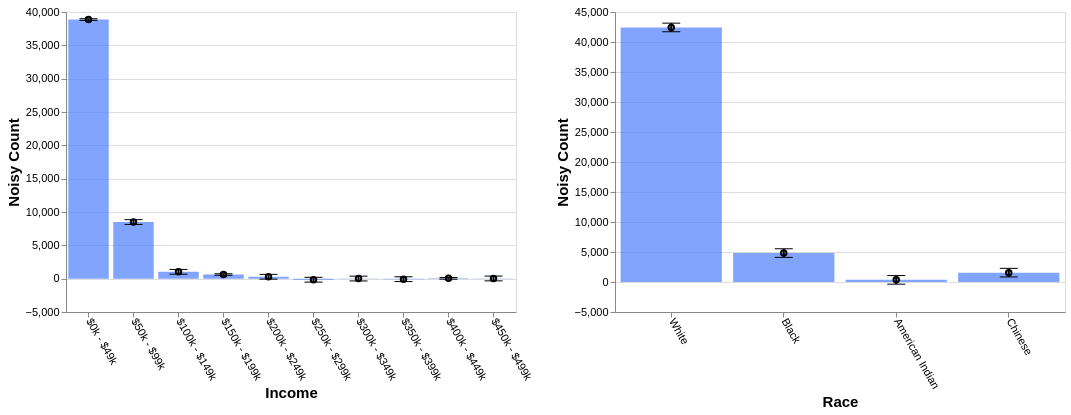

Specify this chart in Vega-Lite:
### Vega-Lite specification from a JSON file in a GitHub repository (floating-point values rounded to 4 significant figures)
{"config": {"view": {"continuousWidth": 400, "continuousHeight": 300}, "axis": {"labelFontSize": 11, "titleFontSize": 15}, "axisBottom": {"labelAngle": 60}}, "hconcat": [{"layer": [{"mark": "bar", "encoding": {"color": {"value": "transparent"}, "tooltip": [{"aggregate": "sum", "field": "noisy_count", "title": "noisy count", "type": "quantitative"}, {"aggregate": "sum", "field": "error", "title": "error", "type": "quantitative"}], "x": {"field": "income", "sort": null, "title": "Income", "type": "ordinal"}}, "height": 300, "selection": {"selector537": {"type": "interval", "encodings": ["x"]}}, "transform": [{"filter": {"selection": "selector538"}}], "width": 450}, {"mark": {"type": "bar", "color": "#4C7FFF", "opacity": 0.7}, "encoding": {"x": {"field": "income", "sort": null, "title": "Income", "type": "ordinal"}, "y": {"aggregate": "sum", "field": "noisy_count", "type": "quantitative"}}, "transform": [{"filter": {"selection": "selector538"}}]}, {"mark": {"type": "tick", "color": "black", "width": 0}, "encoding": {"x": {"field": "income", "sort": null, "title": "Income", "type": "ordinal"}, "y": {"aggregate": "sum", "field": "plus_error", "type": "quantitative"}}, "transform": [{"filter": {"selection": "selector538"}}]}, {"mark": {"type": "tick", "color": "black", "width": 0}, "encoding": {"x": {"field": "income", "sort": null, "title": "Income", "type": "ordinal"}, "y": {"aggregate": "sum", "field": "minus_error", "type": "quantitative"}}, "transform": [{"filter": {"selection": "selector538"}}]}, {"mark": {"type": "point", "color": "black"}, "encoding": {"x": {"field": "income", "sort": null, "title": "Income", "type": "ordinal"}, "y": {"aggregate": "sum", "field": "noisy_count", "title": "Noisy Count", "type": "quantitative"}}, "transform": [{"filter": {"selection": "selector538"}}]}, {"mark": {"type": "rule", "size": 2}, "encoding": {"x": {"field": "income", "sort": null, "title": "Income", "type": "ordinal"}, "y": {"aggregate": "sum", "field": "plus_error", "title": "", "type": "quantitative"}, "y2": {"aggregate": "sum", "field": "minus_error", "title": ""}}, "transform": [{"filter": {"selection": "selector538"}}]}]}, {"layer": [{"mark": "bar", "encoding": {"color": {"value": "transparent"}, "tooltip": [{"aggregate": "sum", "field": "noisy_count", "title": "noisy count", "type": "quantitative"}, {"aggregate": "sum", "field": "error", "title": "error", "type": "quantitative"}], "x": {"field": "race", "sort": null, "title": "Race", "type": "ordinal"}}, "height": 300, "selection": {"selector538": {"type": "interval", "encodings": ["x"]}}, "transform": [{"filter": {"selection": "selector537"}}], "width": 450}, {"mark": {"type": "bar", "color": "#4C7FFF", "opacity": 0.7}, "encoding": {"x": {"field": "race", "sort": null, "title": "Race", "type": "ordinal"}, "y": {"aggregate": "sum", "field": "noisy_count", "type": "quantitative"}}, "transform": [{"filter": {"selection": "selector537"}}]}, {"mark": {"type": "tick", "color": "black", "width": 0}, "encoding": {"x": {"field": "race", "sort": null, "title": "Race", "type": "ordinal"}, "y": {"aggregate": "sum", "field": "plus_error", "type": "quantitative"}}, "transform": [{"filter": {"selection": "selector537"}}]}, {"mark": {"type": "tick", "color": "black", "width": 0}, "encoding": {"x": {"field": "race", "sort": null, "title": "Race", "type": "ordinal"}, "y": {"aggregate": "sum", "field": "minus_error", "type": "quantitative"}}, "transform": [{"filter": {"selection": "selector537"}}]}, {"mark": {"type": "point", "color": "black"}, "encoding": {"x": {"field": "race", "sort": null, "title": "Race", "type": "ordinal"}, "y": {"aggregate": "sum", "field": "noisy_count", "title": "Noisy Count", "type": "quantitative"}}, "transform": [{"filter": {"selection": "selector537"}}]}, {"mark": {"type": "rule", "size": 2}, "encoding": {"x": {"field": "race", "sort": null, "title": "Race", "type": "ordinal"}, "y": {"aggregate": "sum", "field": "plus_error", "title": "", "type": "quantitative"}, "y2": {"aggregate": "sum", "field": "minus_error", "title": ""}}, "transform": [{"filter": {"selection": "selector537"}}]}]}], "data": {"name": "data-b6b19a0953e1a3695bf39d858a42e9bd"}, "$schema": "https://vega.github.io/schema/vega-lite/v4.17.0.json", "datasets": {"data-b6b19a0953e1a3695bf39d858a42e9bd": [{"income": "$0k - $49k", "race": "White", "noisy_count": 33120.0, "true_count": 33160.0, "plus_error": 33150.0, "minus_error": 33090.0, "error": 30.3}, {"income": "$0k - $49k", "race": "Black", "noisy_count": 4301.0, "true_count": 4314.0, "plus_error": 4331.0, "minus_error": 4271.0, "error": 30.3}, {"income": "$0k - $49k", "race": "American Indian", "noisy_count": 460.1, "true_count": 489.0, "plus_error": 490.4, "minus_error": 429.9, "error": 30.3}, {"income": "$0k - $49k", "race": "Chinese", "noisy_count": 988.0, "true_count": 992.0, "plus_error": 1018.0, "minus_error": 957.7, "error": 30.3}, {"income": "$50k - $99k", "race": "White", "noisy_count": 7616.0, "true_count": 7572.0, "plus_error": 7705.0, "minus_error": 7526.0, "error": 89.4}, {"income": "$50k - $99k", "race": "Black", "noisy_count": 468.6, "true_count": 547.0, "plus_error": 558.0, "minus_error": 379.1, "error": 89.4}, {"income": "$50k - $99k", "race": "American Indian", "noisy_count": 119.0, "true_count": 64.0, "plus_error": 208.4, "minus_error": 29.5, "error": 89.4}, {"income": "$50k - $99k", "race": "Chinese", "noisy_count": 290.7, "true_count": 344.0, "plus_error": 380.2, "minus_error": 201.3, "error": 89.4}, {"income": "$100k - $149k", "race": "White", "noisy_count": 801.3, "true_count": 1036.0, "plus_error": 890.8, "minus_error": 711.9, "error": 89.4}, {"income": "$100k - $149k", "race": "Black", "noisy_count": 125.6, "true_count": 45.0, "plus_error": 215.0, "minus_error": 36.1, "error": 89.4}, {"income": "$100k - $149k", "race": "American Indian", "noisy_count": -13.9, "true_count": 4.0, "plus_error": 75.5, "minus_error": -103.4, "error": 89.4}, {"income": "$100k - $149k", "race": "Chinese", "noisy_count": 115.2, "true_count": 64.0, "plus_error": 204.6, "minus_error": 25.7, "error": 89.4}, {"income": "$150k - $199k", "race": "White", "noisy_count": 565.8, "true_count": 559.0, "plus_error": 594.8, "minus_error": 536.7, "error": 29.1}, {"income": "$150k - $199k", "race": "Black", "noisy_count": -11.9, "true_count": 15.0, "plus_error": 17.2, "minus_error": -40.9, "error": 29.1}, {"income": "$150k - $199k", "race": "American Indian", "noisy_count": 33.0, "true_count": 1.0, "plus_error": 62.0, "minus_error": 3.9, "error": 29.1}, {"income": "$150k - $199k", "race": "Chinese", "noisy_count": 34.6, "true_count": 34.0, "plus_error": 63.7, "minus_error": 5.6, "error": 29.1}, {"income": "$200k - $249k", "race": "White", "noisy_count": 173.4, "true_count": 122.0, "plus_error": 262.9, "minus_error": 84.0, "error": 89.4}, {"income": "$200k - $249k", "race": "Black", "noisy_count": 51.0, "true_count": 7.0, "plus_error": 140.5, "minus_error": -38.4, "error": 89.4}, {"income": "$200k - $249k", "race": "American Indian", "noisy_count": 42.2, "true_count": 3.0, "plus_error": 131.7, "minus_error": -47.2, "error": 89.4}, {"income": "$200k - $249k", "race": "Chinese", "noisy_count": 19.4, "true_count": 5.0, "plus_error": 108.8, "minus_error": -70.0, "error": 89.4}, {"income": "$250k - $299k", "race": "White", "noisy_count": 69.9, "true_count": 43.0, "plus_error": 159.3, "minus_error": -19.6, "error": 89.4}, {"income": "$250k - $299k", "race": "Black", "noisy_count": -21.5, "true_count": 0.0, "plus_error": 68.0, "minus_error": -110.9, "error": 89.4}, {"income": "$250k - $299k", "race": "American Indian", "noisy_count": -227.0, "true_count": 0.0, "plus_error": -137.5, "minus_error": -316.4, "error": 89.4}, {"income": "$250k - $299k", "race": "Chinese", "noisy_count": 23.3, "true_count": 3.0, "plus_error": 112.8, "minus_error": -66.1, "error": 89.4}, {"income": "$300k - $349k", "race": "White", "noisy_count": -34.7, "true_count": 11.0, "plus_error": 54.7, "minus_error": -124.2, "error": 89.4}, {"income": "$300k - $349k", "race": "Black", "noisy_count": 74.9, "true_count": 1.0, "plus_error": 164.4, "minus_error": -14.5, "error": 89.4}, {"income": "$300k - $349k", "race": "American Indian", "noisy_count": -21.6, "true_count": 0.0, "plus_error": 67.8, "minus_error": -111.1, "error": 89.4}, {"income": "$300k - $349k", "race": "Chinese", "noisy_count": -1.8, "true_count": 0.0, "plus_error": 87.6, "minus_error": -91.3, "error": 89.4}, {"income": "$350k - $399k", "race": "White", "noisy_count": 57.4, "true_count": 2.0, "plus_error": 146.9, "minus_error": -32.0, "error": 89.4}, {"income": "$350k - $399k", "race": "Black", "noisy_count": -35.4, "true_count": 0.0, "plus_error": 54.1, "minus_error": -124.8, "error": 89.4}, {"income": "$350k - $399k", "race": "American Indian", "noisy_count": -90.0, "true_count": 0.0, "plus_error": -0.6, "minus_error": -179.5, "error": 89.4}, {"income": "$350k - $399k", "race": "Chinese", "noisy_count": -8.0, "true_count": 0.0, "plus_error": 81.4, "minus_error": -97.5, "error": 89.4}, {"income": "$400k - $449k", "race": "White", "noisy_count": 32.9, "true_count": 2.0, "plus_error": 63.7, "minus_error": 2.0, "error": 30.8}, {"income": "$400k - $449k", "race": "Black", "noisy_count": -9.3, "true_count": 0.0, "plus_error": 21.5, "minus_error": -40.1, "error": 30.8}, {"income": "$400k - $449k", "race": "American Indian", "noisy_count": -8.1, "true_count": 0.0, "plus_error": 22.7, "minus_error": -38.9, "error": 30.8}, {"income": "$400k - $449k", "race": "Chinese", "noisy_count": 31.0, "true_count": 0.0, "plus_error": 61.8, "minus_error": 0.2, "error": 30.8}, {"income": "$450k - $499k", "race": "White", "noisy_count": 24.1, "true_count": 1.0, "plus_error": 113.6, "minus_error": -65.3, "error": 89.4}, {"income": "$450k - $499k", "race": "Black", "noisy_count": -122.5, "true_count": 0.0, "plus_error": -33.1, "minus_error": -212.0, "error": 89.4}, {"income": "$450k - $499k", "race": "American Indian", "noisy_count": 62.4, "true_count": 0.0, "plus_error": 151.9, "minus_error": -27.0, "error": 89.4}, {"income": "$450k - $499k", "race": "Chinese", "noisy_count": 66.8, "true_count": 0.0, "plus_error": 156.2, "minus_error": -22.6, "error": 89.4}]}}
